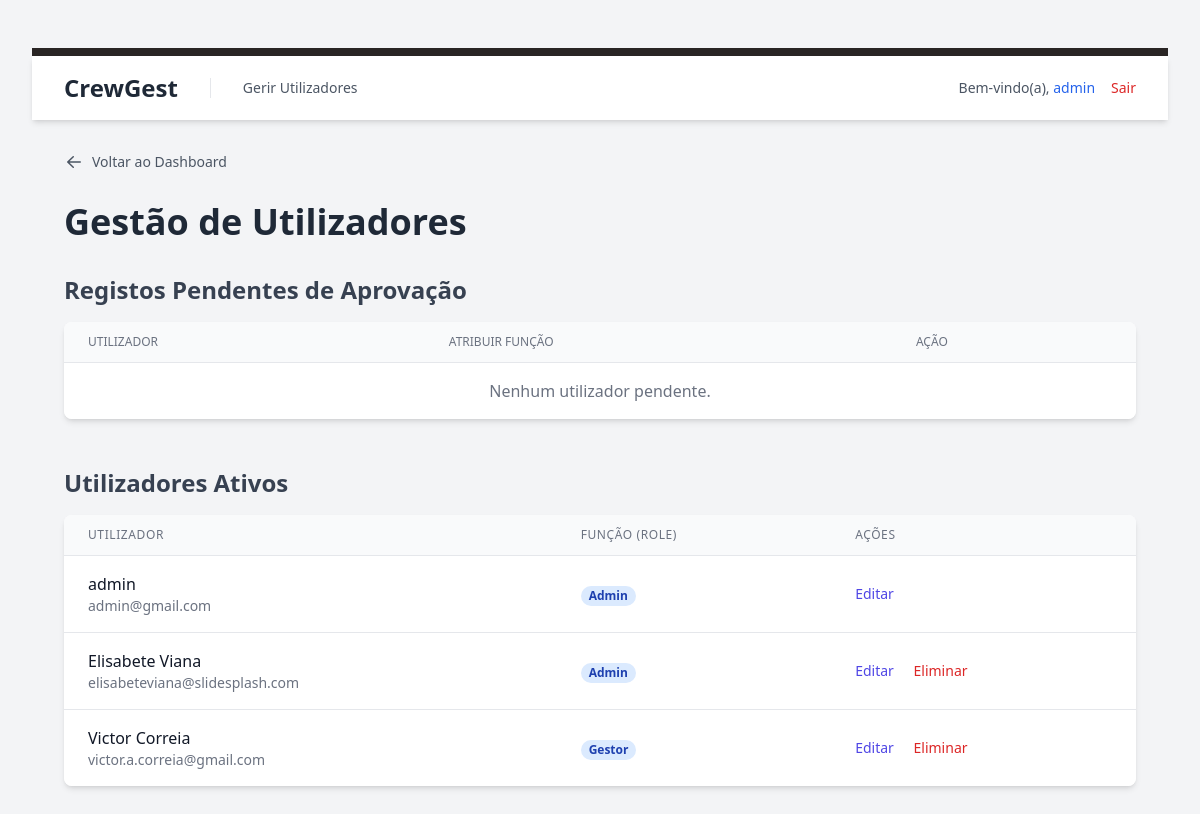
The page /public/gerir_utilizadores.php (signed in) on the database its author committed.
### tables this page shows
CREATE TABLE `utilizadores` (
  `id` int(11) UNSIGNED NOT NULL,
  `nome` varchar(255) NOT NULL,
  `email` varchar(255) NOT NULL,
  `password_hash` varchar(255) NOT NULL,
  `google_authenticator_secret` varchar(255) DEFAULT NULL,
  `role_id` int(10) UNSIGNED DEFAULT NULL,
  `is_active` tinyint(1) NOT NULL DEFAULT 0,
  `created_at` timestamp NOT NULL DEFAULT current_timestamp(),
  `updated_at` timestamp NOT NULL DEFAULT current_timestamp() ON UPDATE current_timestamp()
);

CREATE TABLE `roles` (
  `id` int(10) UNSIGNED NOT NULL,
  `nome_role` varchar(50) NOT NULL
);

### src/auth_guard.php (called while the page is built, shortened)
<?php
$utilizador_logado = [
    'id' => $_SESSION['user_id'],
    'email' => $_SESSION['user_email'],
    'role_id' => $_SESSION['user_role_id'],
    'nome' => $_SESSION['user_name'] ?? null
];
?>

### public/gerir_utilizadores.php (the view, shortened to what this page needs)
<?php
require_once '../src/auth_guard.php';
require_once '../config/db.php';
try {
    $stmt_pendentes = $pdo->query("
        SELECT u.id, u.email, u.nome
        FROM utilizadores u
        WHERE u.is_active = 0
        ORDER BY u.created_at ASC
    ");
    $utilizadores_pendentes = $stmt_pendentes->fetchAll(PDO::FETCH_ASSOC);
    $stmt_ativos = $pdo->query("
        SELECT
            u.id,
            u.email,
            u.nome AS nome_utilizador,
            r.nome_role
        FROM utilizadores u
        LEFT JOIN roles r ON u.role_id = r.id
        WHERE u.is_active = 1
        ORDER BY u.nome ASC
    ");
    $utilizadores_ativos = $stmt_ativos->fetchAll(PDO::FETCH_ASSOC);
} catch (PDOException $e) {
    $error_message = "Erro ao carregar os dados dos utilizadores: " . $e->getMessage();
}
?>
<!DOCTYPE html>
<html lang="pt-PT" class="bg-gray-100">
<head>
    <link href="/economato/public/css/style.css" rel="stylesheet">
</head>
<body class="p-8">
    <?php include_once '../src/templates/header.php'; ?>
    <main class="p-8">
    <div class="max-w-7xl mx-auto">
        <div class="mb-6">
            <a href="index.php" class="inline-flex items-center gap-2 text-sm font-medium text-gray-600 hover:text-gray-900 transition-colors">
                <svg xmlns="http://www.w3.org/2000/svg" viewBox="0 0 20 20" fill="currentColor" class="w-5 h-5">
                    <path fill-rule="evenodd" d="M17 10a.75.75 0 01-.75.75H5.612l4.158 3.96a.75.75 0 11-1.04 1.08l-5.5-5.25a.75.75 0 010-1.08l5.5-5.25a.75.75 0 111.04 1.08L5.612 9.25H16.25A.75.75 0 0117 10z" clip-rule="evenodd" />
                </svg>
                Voltar ao Dashboard
            </a>
        </div>
        <h1 class="text-4xl font-bold text-gray-800 mb-8">Gestão de Utilizadores</h1>
        <div class="mb-12">
            <h2 class="text-2xl font-semibold text-gray-700 mb-4">Registos Pendentes de Aprovação</h2>
            <div class="bg-white shadow-md rounded-lg overflow-hidden">
                <table class="min-w-full divide-y divide-gray-200">
                    <thead class="bg-gray-50">
                        <tr>
                            <th class="px-6 py-3 text-left text-xs font-medium text-gray-500 uppercase">Utilizador</th>
                            <th class="px-6 py-3 text-left text-xs font-medium text-gray-500 uppercase">Atribuir Função</th>
                            <th class="px-6 py-3 text-left text-xs font-medium text-gray-500 uppercase">Ação</th>
                        </tr>
                    </thead>
                    <tbody class="bg-white divide-y divide-gray-200">
                        <?php if (empty($utilizadores_pendentes)): ?>
                            <tr><td colspan="3" class="px-6 py-4 text-center text-gray-500">Nenhum utilizador pendente.</td></tr>
                        <?php endif; ?>
                    </tbody>
                </table>
            </div>
        </div>
        <div>
            <h2 class="text-2xl font-semibold text-gray-700 mb-4">Utilizadores Ativos</h2>
            <div class="bg-white shadow-md rounded-lg overflow-hidden">
                <table class="min-w-full divide-y divide-gray-200">
                    <thead class="bg-gray-50">
                        <tr>
                            <th scope="col" class="px-6 py-3 text-left text-xs font-medium text-gray-500 uppercase tracking-wider">Utilizador</th>
                            <th scope="col" class="px-6 py-3 text-left text-xs font-medium text-gray-500 uppercase tracking-wider">Função (Role)</th>
                            <th scope="col" class="px-6 py-3 text-left text-xs font-medium text-gray-500 uppercase tracking-wider">Ações</th>
                        </tr>
                    </thead>
                    <tbody class="bg-white divide-y divide-gray-200">
                        <?php if (empty($utilizadores_ativos)): ?>
                            <tr>
                                <td colspan="3" class="px-6 py-4 text-center text-gray-500">Nenhum utilizador ativo encontrado.</td>
                            </tr>
                        <?php else: ?>
                            <?php foreach ($utilizadores_ativos as $user): ?>
    <tr>
        <td class="px-6 py-4 whitespace-nowrap">
            <div class="font-medium text-gray-900"><?= htmlspecialchars($user['nome_utilizador'] ?? 'Sem Nome') ?></div>
            <div class="text-sm text-gray-500"><?= htmlspecialchars($user['email']) ?></div>
        </td>
        <td class="px-6 py-4 whitespace-nowrap">
            <span class="px-2 inline-flex text-xs leading-5 font-semibold rounded-full bg-blue-100 text-blue-800">
                <?= htmlspecialchars($user['nome_role'] ?? 'Sem Função') ?>
            </span>
        </td>
        <td class="px-6 py-4 whitespace-nowrap text-sm font-medium">
            <a href="editar_utilizador.php?id=<?= $user['id'] ?>" class="text-indigo-600 hover:text-indigo-900 mr-4">Editar</a>
            <?php if ((int)$user['id'] !== (int)$utilizador_logado['id']): ?>
                <form action="eliminar_utilizador.php" method="POST" class="inline" onsubmit="return confirm('Tem a certeza que deseja eliminar este utilizador?');">
                    <button type="submit" class="text-red-600 hover:text-red-900">Eliminar</button>
                </form>
            <?php endif; ?>
        </td>
    </tr>
<?php endforeach; ?>
                        <?php endif; ?>
                    </tbody>
                </table>
            </div>
        </div>
    </div>
</body>
</html>

### rows shown on the page
utilizadores: nome "admin", email "admin@gmail.com", role.nome_role "Admin"
utilizadores: nome "Elisabete Viana", email "elisabeteviana@slidesplash.com", role.nome_role "Admin"
utilizadores: nome "Victor Correia", email "victor.a.correia@gmail.com", role.nome_role "Gestor"

### other values the page prints
$_SESSION['user_name'] "admin"
